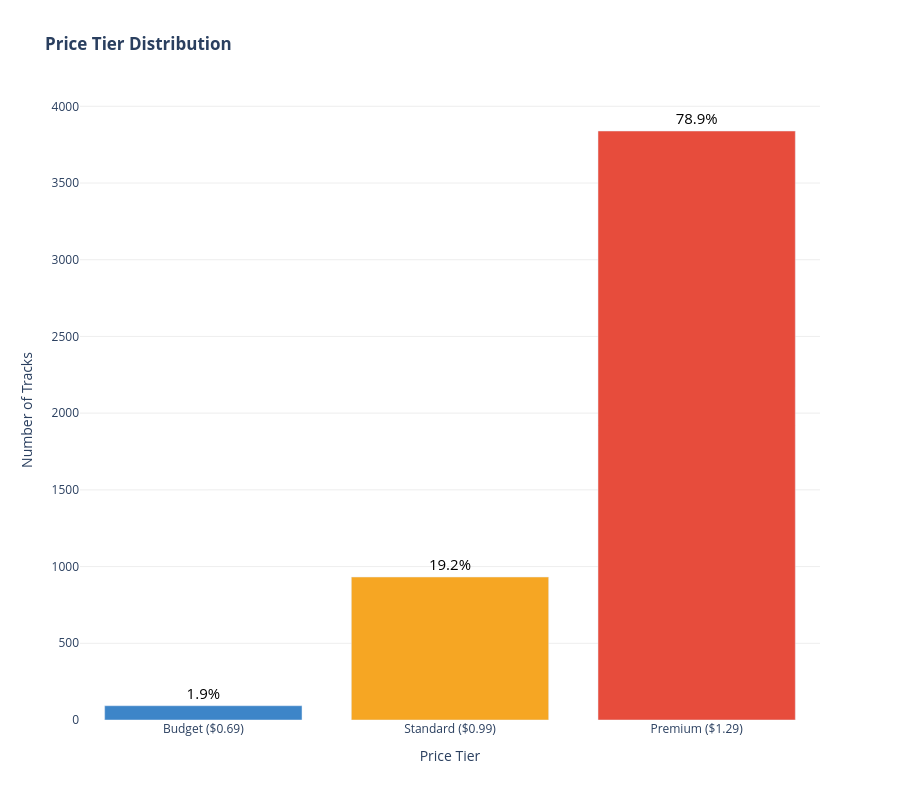

Notebook cell for this chart:
### Markdown cell above
The iTunes pricing model is highly concentrated. Over **78%** of tracks are priced at the premium tier ($1.29). This near-uniform structure means pricing alone is not a differentiator — instead, what matters is catalog depth and artist variety within each genre.

### Code cell
tier_counts = df['price_tier'].value_counts().reset_index()
tier_counts.columns = ['tier', 'count']
tier_counts['pct'] = (tier_counts['count'] / tier_counts['count'].sum() * 100).round(1)
tier_counts = tier_counts.sort_values('tier')

colors = ['#3d85c8', '#f6a623', '#e74c3c']

fig3 = go.Figure(go.Bar(
    x=tier_counts['tier'],
    y=tier_counts['count'],
    text=[f'{p:.1f}%' for p in tier_counts['pct']],
    textposition='outside',
    textfont=dict(size=15, color='black'),
    marker_color=colors,
    hovertemplate='<b>%{x}</b><br>Tracks: %{y:,}<extra></extra>'
))

fig3.update_layout(
    title='<b>Price Tier Distribution</b>',
    xaxis_title='Price Tier',
    yaxis_title='Number of Tracks',
    plot_bgcolor='white',
    yaxis=dict(showgrid=True, gridcolor='#eee'),
    height=800,
    margin=dict(t=100)
)
fig3.show()

print('\nInsight: 78.9% of tracks are priced at $1.29 (Premium). Pricing is not a competitive lever on iTunes.')

### Figure 1 — Plotly figure (JSON) as saved in the notebook; plotly's stock layout.template omitted (floating-point values rounded to 4 significant figures)
{"data": [{"hovertemplate": "<b>%{x}</b><br>Tracks: %{y:,}<extra></extra>", "marker": {"color": ["#3d85c8", "#f6a623", "#e74c3c"]}, "text": ["1.9%", "19.2%", "78.9%"], "textfont": {"color": "black", "size": 15}, "textposition": "outside", "type": "bar", "x": ["Budget ($0.69)", "Standard ($0.99)", "Premium ($1.29)"], "y": [93, 932, 3839]}], "layout": {"height": 800, "margin": {"t": 100}, "plot_bgcolor": "white", "title": {"text": "<b>Price Tier Distribution</b>"}, "xaxis": {"title": {"text": "Price Tier"}}, "yaxis": {"gridcolor": "#eee", "showgrid": true, "title": {"text": "Number of Tracks"}}}}
